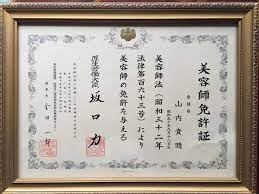
#> input picture pytesseract/images/sample-image.png, 259 x 194 px
$ python main.py images/sample-image.png
#> lines starting #> are read from the running program, lines starting #| are printed output that depends on the picture; after the words box and inside, x2 and y2 are one past the last pixel; in counts of white or black regions, pixels touching at a corner belong together
import cv2
import pytesseract
import sys

print("Starting OCR process...")

try:
    # 画像ファイルのパスを取得
    image_path = sys.argv[1]

    # 画像の読み込み
    img = cv2.imread(image_path)
#> img is the input picture: shape (194, 259, 3); mean B, G, R 151, 160.6, 170
    if img is None:
        print("Error: Could not load image")
        sys.exit(1)

    # グレースケール変換
    gray = cv2.cvtColor(img, cv2.COLOR_BGR2GRAY)
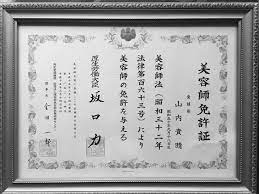
#> gray: shape (194, 259); min 0, max 255, mean 162.3

    # 画像のリサイズ（1.5倍）
    height, width = gray.shape[:2]
#> height = 194; width = 259
    resized_image = cv2.resize(gray, (int(1.5 * width), int(1.5 * height)))
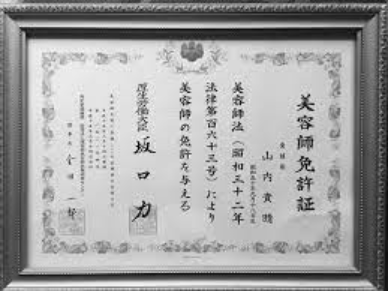
#> resized_image: shape (291, 388); min 7, max 250, mean 162.3

    # ガウシアンブラーでノイズを除去
    blurred_image = cv2.GaussianBlur(resized_image, (5, 5), 0)
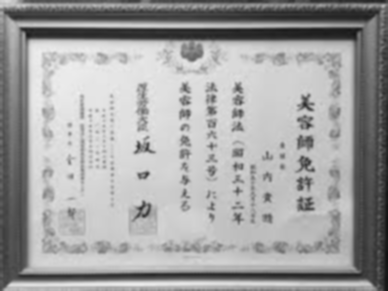
#> blurred_image: shape (291, 388); min 16, max 238, mean 162.3

    # ヒストグラム均等化でコントラストを改善（CLAHEを使用）
    clahe = cv2.createCLAHE(clipLimit=2.0, tileGridSize=(8, 8))
    equalized_image = clahe.apply(blurred_image)
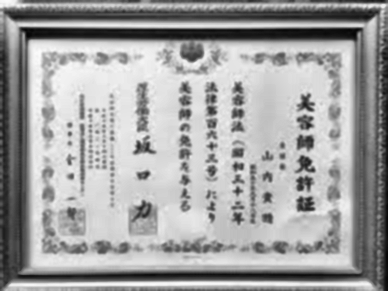
#> equalized_image: shape (291, 388); min 6, max 251, mean 161.8

    # 二値化処理
    _, binary = cv2.threshold(equalized_image, 0, 255, cv2.THRESH_BINARY + cv2.THRESH_OTSU)
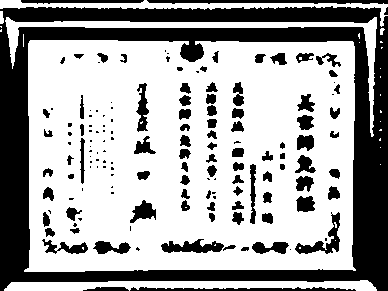
#> binary: shape (291, 388); 64.7% white; 148 black regions (57 under 20 px), largest, box (x1, y1, x2, y2) and area: (0, 6, 388, 291) 28639, (147, 0, 388, 4) 756, (130, 287, 356, 291) 614

    # OCRの実行（言語を日本語に設定、縦書き用のPSM 5を使用）
    custom_config = r'--oem 3 --psm 5'
    text = pytesseract.image_to_string(binary, config=custom_config, lang='jpn')

    print("Extracted text:", text)

    if "美容師免許証" in text:
        print("This is a barber license.")
    else:
        print("This is not a barber license.")
except Exception as e:
    print("An error occurred:", e)
